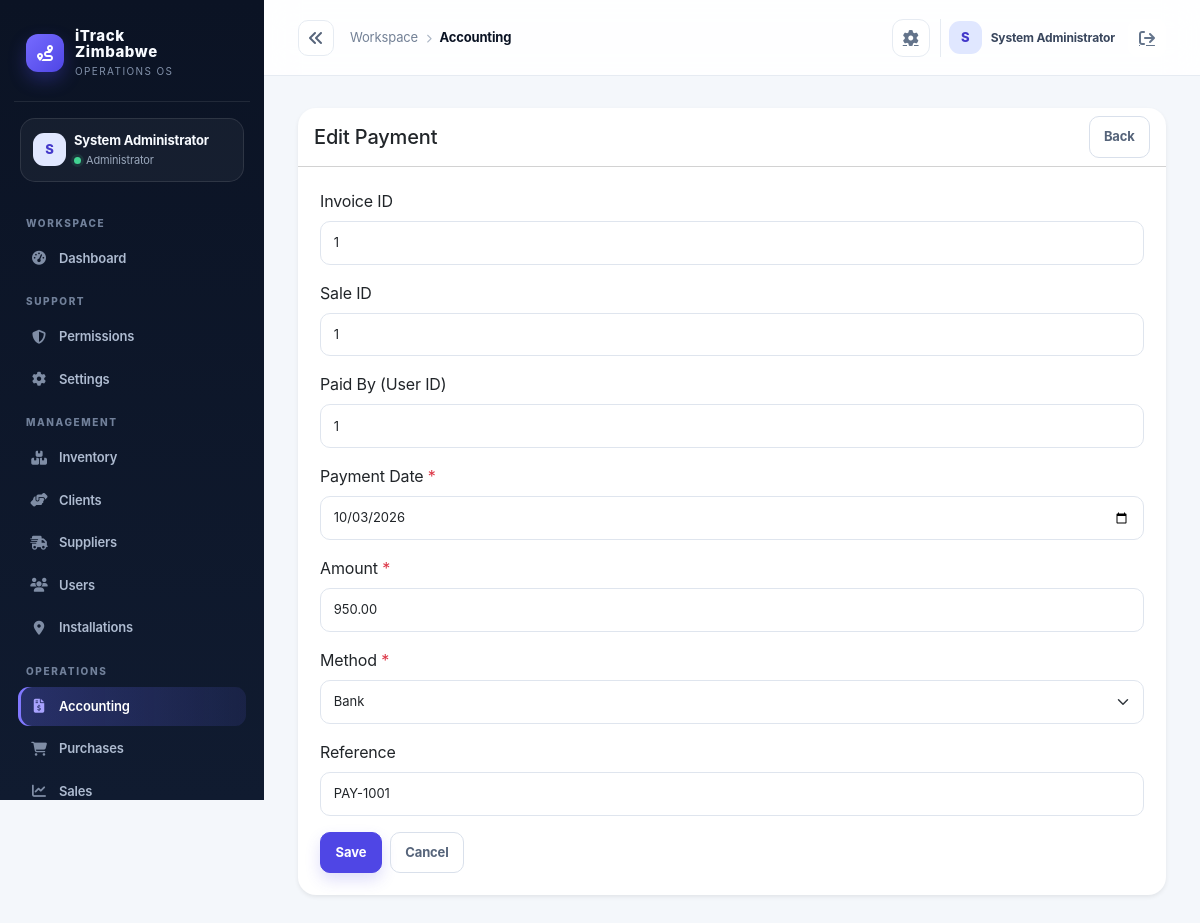
Page /index.php?controller=accounting&action=paymentEdit&id=1 (signed in) on the committed database.
### tables this page shows
CREATE TABLE IF NOT EXISTS payments (
  id INT AUTO_INCREMENT PRIMARY KEY,
  invoice_id INT NULL,
  sale_id INT NULL,
  paid_by INT NULL,
  payment_date DATE NOT NULL DEFAULT CURRENT_DATE,
  amount DECIMAL(14,2) NOT NULL DEFAULT 0.00,
  method VARCHAR(50) NOT NULL DEFAULT 'cash',
  reference VARCHAR(150),
  created_at TIMESTAMP DEFAULT CURRENT_TIMESTAMP,
  FOREIGN KEY (invoice_id) REFERENCES invoices(id) ON DELETE SET NULL,
  FOREIGN KEY (sale_id) REFERENCES sales(id) ON DELETE SET NULL,
  FOREIGN KEY (paid_by) REFERENCES users(id) ON DELETE SET NULL
);

### app/controllers/AccountingController.php (called while the page is built, shortened)
<?php
require_once dirname(__DIR__) . '/core/Controller.php';
require_once dirname(__DIR__) . '/models/Payment.php';
class AccountingController extends Controller
{
    private Payment $paymentModel;
    public function __construct()
    {
        $this->paymentModel = new Payment();
    }
    private function getPaymentFields(): array
    {
        return [
            ['name' => 'invoice_id', 'label' => 'Invoice ID', 'type' => 'number'],
            ['name' => 'sale_id', 'label' => 'Sale ID', 'type' => 'number'],
            ['name' => 'paid_by', 'label' => 'Paid By (User ID)', 'type' => 'number'],
            ['name' => 'payment_date', 'label' => 'Payment Date', 'type' => 'date', 'required' => true],
            ['name' => 'amount', 'label' => 'Amount', 'type' => 'number', 'step' => '0.01', 'required' => true],
            ['name' => 'method', 'label' => 'Method', 'type' => 'select', 'options' => ['cash', 'bank', 'mobile_money', 'card'], 'required' => true],
            ['name' => 'reference', 'label' => 'Reference', 'type' => 'text'],
        ];
    }
    public function paymentEdit(): void
    {
        $id = $this->sanitizeInt($_GET['id'] ?? 0);
        $record = $this->paymentModel->find($id);
        $this->view('accounting/form', ['title' => 'Edit Payment', 'mode' => 'edit', 'section' => 'payments', 'resourceName' => 'Payment', 'fields' => $this->getPaymentFields(), 'record' => $record, 'submitAction' => 'paymentEdit', 'recordId' => $id]);
    }
}

### public/index.php (called while the page is built, shortened)
<?php
$uri = $_SERVER['REQUEST_URI'] ?? '/';
$controllerKey = $_GET['controller'] ?? null;
$actionKey = $_GET['action'] ?? null;
$route = $controllerKey ? [
    'controller' => ucfirst($controllerKey) . 'Controller',
    'action' => $actionKey ?? 'index',
] : Router::route($uri);
$actionName = $route['action'];
$controller = new $controllerName();
$controller->$actionName();

### app/config/database.php (called while the page is built, shortened)
<?php
class Database
{
    private static ?PDO $instance = null;
    public static function getInstance(): PDO
    {
        if (self::$instance === null) {
            $config = require dirname(__DIR__) . '/config/app.php';
            $mysqlEnabled = extension_loaded('pdo_mysql');
            if ($config['db_driver'] === 'sqlite') {
                self::$instance = self::createSqliteInstance($config);
            } elseif ($config['db_driver'] === 'mysql' || ($config['db_driver'] === 'auto' && $mysqlEnabled)) {
                try {
                    $dsn = sprintf('mysql:host=%s;port=%s;dbname=%s;charset=utf8mb4', $config['db']['host'], $config['db']['port'], $config['db']['name']);
                    self::$instance = new PDO($dsn, $config['db']['user'], $config['db']['pass'], [
                        PDO::ATTR_ERRMODE => PDO::ERRMODE_EXCEPTION,
                        PDO::ATTR_DEFAULT_FETCH_MODE => PDO::FETCH_ASSOC,
                        PDO::ATTR_EMULATE_PREPARES => false,
                    ]);
                } catch (PDOException $exception) {
                    if ($config['environment'] === 'production' || $config['db_driver'] === 'mysql') {
                        throw new RuntimeException('Unable to connect to the configured MySQL database.', 0, $exception);
                    }
                    self::$instance = self::createSqliteInstance($config);
                }
            } else {
                if ($config['environment'] === 'production' && $config['db_driver'] !== 'sqlite') {
                    throw new RuntimeException('Production requires DB_DRIVER=mysql or an explicit DB_DRIVER=sqlite configuration.');
                }
                self::$instance = self::createSqliteInstance($config);
            }
        }
        return self::$instance;
    }
}

### app/core/Model.php (called while the page is built, shortened)
<?php
require_once dirname(__DIR__) . '/config/database.php';
abstract class Model
{
    protected PDO $db;
    public function __construct()
    {
        $this->db = Database::getInstance();
    }
    protected function fetchOne(string $sql, array $params = []): ?array
    {
        $stmt = $this->db->prepare($sql);
        $stmt->execute($params);
        $row = $stmt->fetch();
        return $row === false ? null : $row;
    }
    protected function execute(string $sql, array $params = []): int
    {
        $stmt = $this->db->prepare($sql);
        $stmt->execute($params);
        return $stmt->rowCount();
    }
}

### app/models/Payment.php (called while the page is built, shortened)
<?php
require_once dirname(__DIR__) . '/core/Model.php';
class Payment extends Model
{
    public function find(int $id): ?array
    {
        return $this->fetchOne('SELECT * FROM payments WHERE id = :id', [':id' => $id]);
    }
}

### app/views/accounting/form.php (the view, shortened to what this page needs)
<?php
    $record = $record ?? [];
    $fields = $fields ?? [];
    $mode = $mode ?? 'create';
    $title = $title ?? 'Record';
    $section = $section ?? 'index';
    $submitAction = $submitAction ?? $section;
    $recordId = $recordId ?? ($record['id'] ?? null);
    $formAction = '/index.php?controller=accounting&action=' . rawurlencode($submitAction);
    if ($mode === 'edit' && $recordId) {
        $formAction .= '&id=' . (int) $recordId;
    }
?>
<div class="card shadow-sm border-0">
    <div class="card-header bg-transparent d-flex justify-content-between align-items-center">
        <h2 class="h5 mb-0"><?= htmlspecialchars($title) ?></h2>
        <a href="/index.php?controller=accounting&action=<?= htmlspecialchars($section) ?>" class="btn btn-sm btn-outline-secondary">Back</a>
    </div>
    <div class="card-body">
        <form method="post" action="<?= htmlspecialchars($formAction) ?>">
            <?php foreach ($fields as $field): ?>
                <?php $inputName = $field['name']; $value = $record[$inputName] ?? ''; ?>
                <div class="mb-3">
                    <label for="<?= htmlspecialchars($inputName) ?>" class="form-label">
                        <?= htmlspecialchars($field['label'] ?? ucfirst($inputName)) ?>
                        <?= !empty($field['required']) ? '<span class="text-danger">*</span>' : '' ?>
                    </label>
                    <?php if (($field['type'] ?? 'text') === 'select'): ?>
                        <select id="<?= htmlspecialchars($inputName) ?>" name="<?= htmlspecialchars($inputName) ?>" class="form-select" <?= !empty($field['required']) ? 'required' : '' ?>>
                            <?php foreach ($field['options'] ?? [] as $option): ?>
                                <option value="<?= htmlspecialchars((string) $option) ?>" <?= (string) $value === (string) $option ? 'selected' : '' ?>>
                                    <?= htmlspecialchars(ucfirst((string) $option)) ?>
                                </option>
                            <?php endforeach; ?>
                        </select>
                    <?php elseif (($field['type'] ?? 'text') === 'textarea'): ?>
                        <textarea id="<?= htmlspecialchars($inputName) ?>" name="<?= htmlspecialchars($inputName) ?>" class="form-control" rows="4" <?= !empty($field['required']) ? 'required' : '' ?>><?= htmlspecialchars((string) $value) ?></textarea>
                    <?php else: ?>
                        <input
                            id="<?= htmlspecialchars($inputName) ?>"
                            name="<?= htmlspecialchars($inputName) ?>"
                            type="<?= htmlspecialchars($field['type'] ?? 'text') ?>"
                            class="form-control"
                            value="<?= htmlspecialchars((string) $value) ?>"
                            step="<?= htmlspecialchars((string) ($field['step'] ?? '')) ?>"
                            <?= !empty($field['required']) ? 'required' : '' ?>
                        >
                    <?php endif; ?>
                </div>
            <?php endforeach; ?>
            <div class="d-flex gap-2">
                <button type="submit" class="btn btn-primary">Save</button>
                <a href="/index.php?controller=accounting&action=<?= htmlspecialchars($section) ?>" class="btn btn-outline-secondary">Cancel</a>
            </div>
        </form>
    </div>
</div>

### app/views/layouts/main.php (style rules this page uses)
:root { --ink:#0b1324; --ink-2:#111d33; --muted:#738096; --line:#e6ebf2; --canvas:#f4f7fb; --card:#fff; --brand:#4f46e5; --brand-2:#6d5dfc; --mint:#13b981; --amber:#f59e0b; --danger:#e25555; --shadow:0 16px 40px rgba(15,23,42,.06); }
* { box-sizing:border-box; }
body { background:var(--canvas); color:var(--ink); margin:0; font-family:Inter,ui-sans-serif,system-ui,-apple-system,"Segoe UI",sans-serif; letter-spacing:-.01em; }
a { color:inherit; }
.card { border:1px solid var(--line); border-radius:18px; background:var(--card); box-shadow:var(--shadow); }
.card .card-body { padding:22px; }
.btn { border-radius:10px; font-weight:700; font-size:13px; padding:.63rem .9rem; }
.btn-primary { background:var(--brand); border-color:var(--brand); box-shadow:0 7px 15px rgba(79,70,229,.18); }
.form-control,.form-select { border-color:#dfe5ee; border-radius:10px; font-size:13px; padding:.7rem .8rem; }
.btn-outline-secondary { color:#56647a; border-color:#d9e0eb; }

### rows in the picture
payments: invoice_id "1", sale_id "1", paid_by "1", payment_date "10/03/2026", amount "950.00", method "Bank", reference "PAY-1001"

### other values in the picture
$initials "S"
$user['name'] "System Administrator"
$role "Administrator"
$group "WORKSPACE"
$item['label'] "Dashboard"
$group "SUPPORT"
$item['label'] "Permissions"
$item['label'] "Settings"
$group "MANAGEMENT"
$item['label'] "Inventory"
$item['label'] "Clients"
$item['label'] "Suppliers"
$item['label'] "Users"
$item['label'] "Installations"
$group "OPERATIONS"
